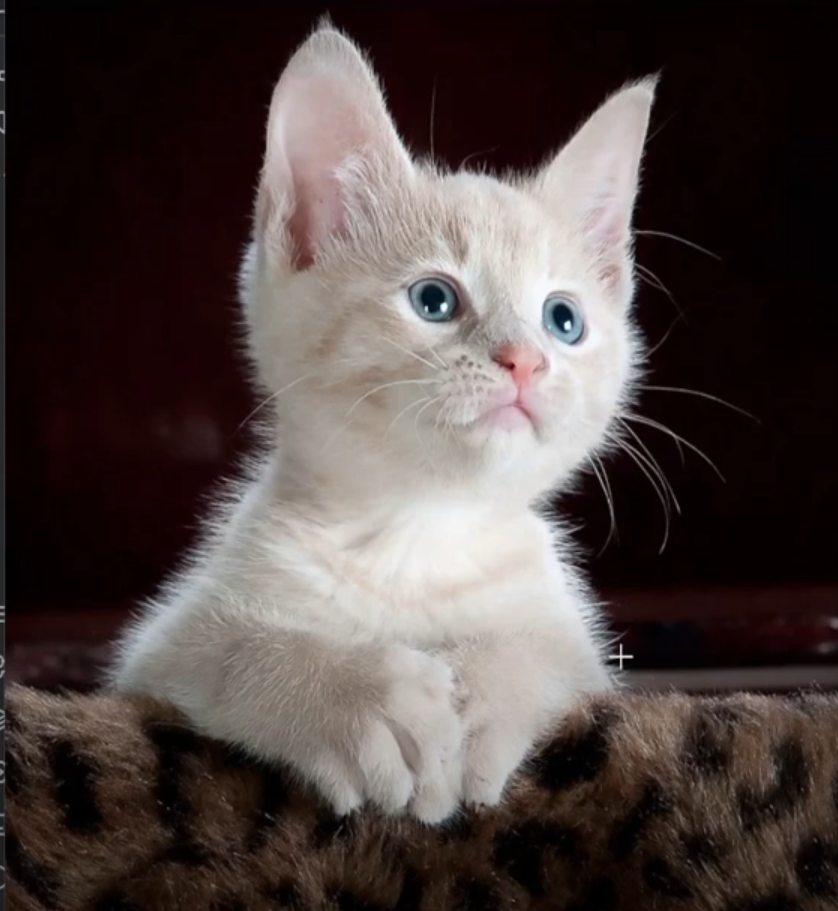
#> input picture Tutorial/Gato.png, 838 x 911 px
$ python 4_Figuras_Click.py
#> lines starting #> are read from the running program, lines starting #| are printed output that depends on the picture; after the words box and inside, x2 and y2 are one past the last pixel; in counts of white or black regions, pixels touching at a corner belong together
# Librería
import cv2

# Obtener Imagen
im = cv2.imread("Gato.png")
#> im is the input picture: shape (911, 838, 3); mean B, G, R 66, 68.1, 78.8

# Dibujar Linea
cv2.line(im,(300, 60),(200,60), (0, 0, 255), 2)    # Pinto una línea del color BGR (0,0,255) y de grosor (2) que va desde el punto P1 al P2.
#> im: shape (911, 838, 3); 0.04% of pixels changed, all inside (x1, y1, x2, y2) = (199, 59, 302, 62)

# Dibujar Rectángulo
cv2.rectangle(im,(500, 60),(700,500), (0, 255, 0), 5)    # Los puntos son: las esquinas del rectángulo

# Dibujar Círculo
cv2.circle(im,(300, 700), 100, (255, 0, 0), 10)    # Los parámetros son: el centro del círculo y el radioç

# Escribir Texto
cv2.putText(im,"GATETE", (500, 800), cv2.FONT_HERSHEY_SCRIPT_COMPLEX, 2, (0, 255, 255), 2)      # Los parámetros son: el texto, la posición inicial, la fuente, el tamaño de letra, el color y el grosor de la letra.
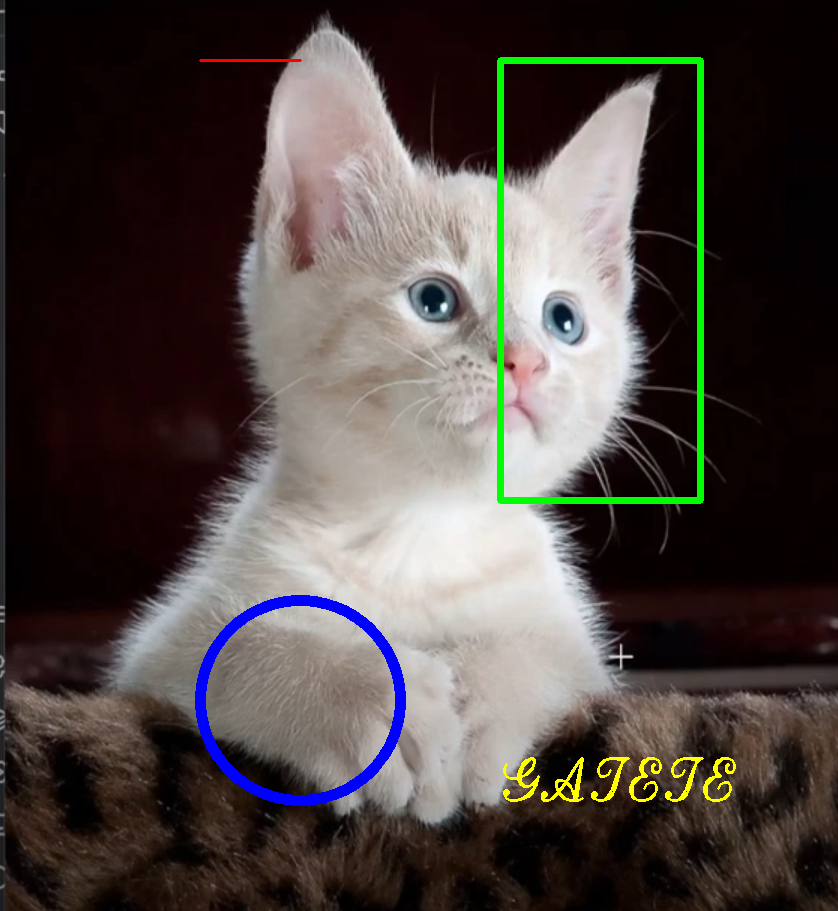
#> im: shape (911, 838, 3); mean B, G, R 66.4, 70.1, 77.7

# Guardar Imagen
cv2.imwrite("Nuevo_Gato.png", im)

# FUNCIÓN CALLBACK AL CLICKAR EN LA IMAGEN
def evento_mouse(evento, x, y, flags, parameters):
    if evento == cv2.EVENT_LBUTTONDOWN:
        print(f"coordenadas en x: {x}, y: {y}")

# Asignar el CAllback a la imagen (nombre de la imagen)
cv2.namedWindow("Normal")
cv2.setMouseCallback("Normal", evento_mouse)

# Mostrar las imágenes
cv2.imshow("Normal", im)

# Esperamos hasta que el usuario presione una tecla y cerramos las ventanas.
cv2.waitKey(0)
cv2.destroyAllWindows()

$ run again, with Tutorial/RGB.png copied over Tutorial/Gato.png
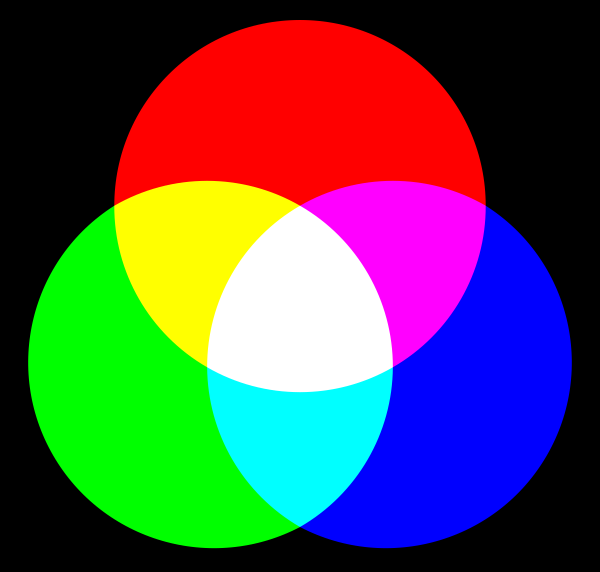
#> input picture Tutorial/RGB.png, 1200 x 1143 px (shown at 1/2 size)
#> im is the input picture: shape (1143, 1200, 3); mean B, G, R 78.4, 78.4, 80.8
#> `cv2.putText(im,"GATETE", (500, 800), cv2.FONT_HERSHEY_SCRIPT_COMPLEX, ..`:
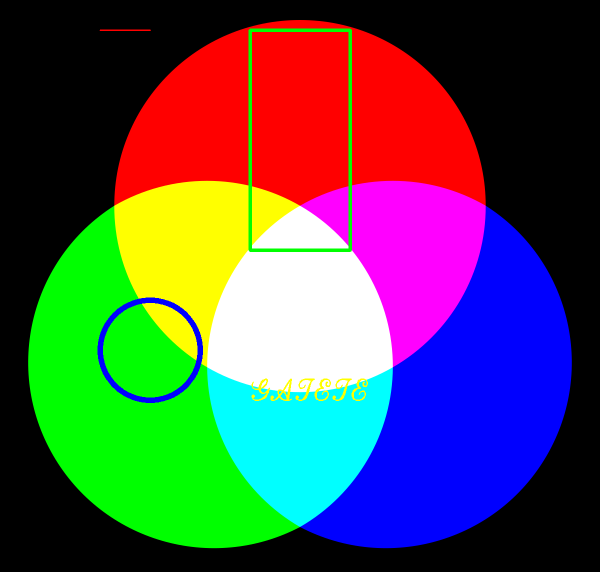
#> im: shape (1143, 1200, 3) (shown at 1/2 size); mean B, G, R 78.7, 78.3, 79.1
